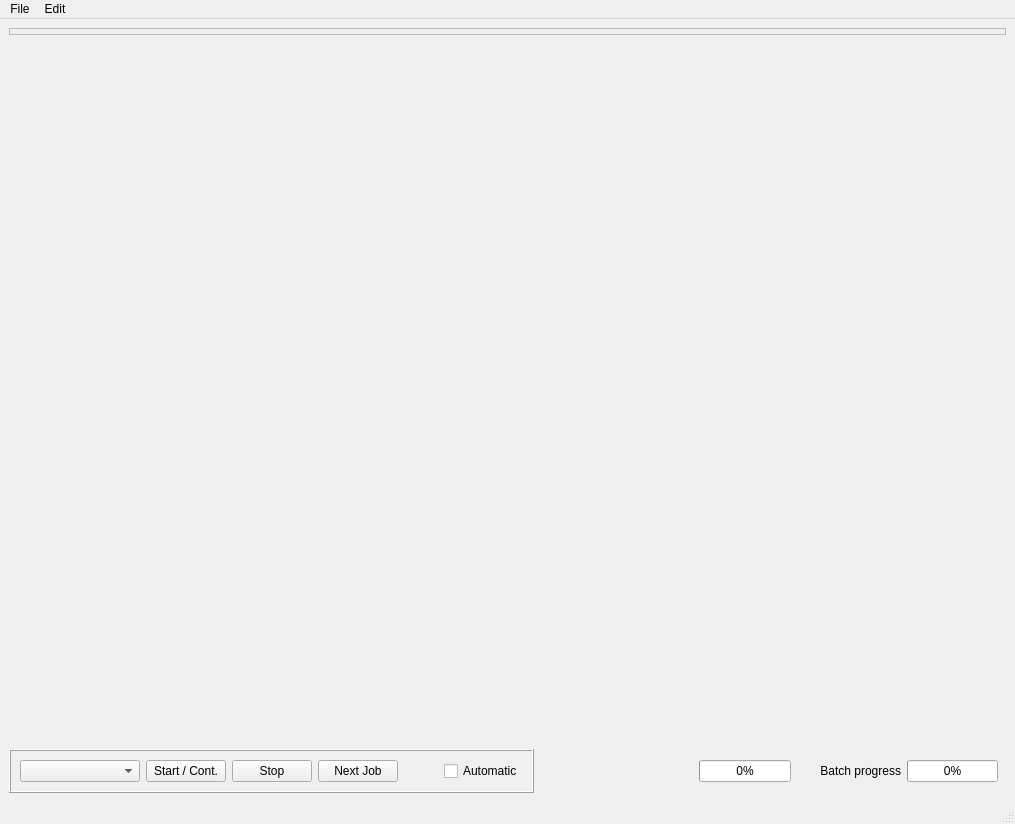
<?xml version="1.0" encoding="UTF-8"?>
<ui version="4.0">
 <class>MainWindow</class>
 <widget class="QMainWindow" name="MainWindow">
  <property name="geometry">
   <rect>
    <x>0</x>
    <y>0</y>
    <width>1015</width>
    <height>824</height>
   </rect>
  </property>
  <property name="windowTitle">
   <string>Planetary System Stacker</string>
  </property>
  <property name="locale">
   <locale language="English" country="UnitedStates"/>
  </property>
  <widget class="QWidget" name="centralwidget">
   <layout class="QVBoxLayout" name="verticalLayout_2" stretch="1,100,0">
    <item>
     <widget class="QFrame" name="frame">
      <property name="frameShape">
       <enum>QFrame::StyledPanel</enum>
      </property>
      <property name="frameShadow">
       <enum>QFrame::Raised</enum>
      </property>
     </widget>
    </item>
    <item>
     <spacer name="verticalSpacer">
      <property name="orientation">
       <enum>Qt::Vertical</enum>
      </property>
      <property name="sizeHint" stdset="0">
       <size>
        <width>20</width>
        <height>40</height>
       </size>
      </property>
     </spacer>
    </item>
    <item>
     <layout class="QHBoxLayout" name="tool_line" stretch="0,3,5,12,3,3,12,1">
      <item>
       <widget class="QFrame" name="control_area">
        <property name="sizePolicy">
         <sizepolicy hsizetype="Preferred" vsizetype="Fixed">
          <horstretch>0</horstretch>
          <verstretch>0</verstretch>
         </sizepolicy>
        </property>
        <property name="frameShape">
         <enum>QFrame::Box</enum>
        </property>
        <property name="frameShadow">
         <enum>QFrame::Raised</enum>
        </property>
        <layout class="QHBoxLayout" name="horizontalLayout_3" stretch="0,0,0,0,0,0">
         <property name="rightMargin">
          <number>9</number>
         </property>
         <item>
          <widget class="QComboBox" name="comboBox_back">
           <property name="minimumSize">
            <size>
             <width>120</width>
             <height>0</height>
            </size>
           </property>
           <property name="editable">
            <bool>false</bool>
           </property>
           <property name="currentText">
            <string/>
           </property>
           <property name="currentIndex">
            <number>-1</number>
           </property>
          </widget>
         </item>
         <item>
          <widget class="QPushButton" name="pushButton_start">
           <property name="text">
            <string>Start / Cont.</string>
           </property>
           <property name="icon">
            <iconset theme="SP_MediaPlay">
             <normaloff>C:/Python35/Lib/site-packages/pyqt5_tools</normaloff>C:/Python35/Lib/site-packages/pyqt5_tools</iconset>
           </property>
          </widget>
         </item>
         <item>
          <widget class="QPushButton" name="pushButton_stop">
           <property name="text">
            <string>Stop</string>
           </property>
          </widget>
         </item>
         <item>
          <widget class="QPushButton" name="pushButton_next_job">
           <property name="text">
            <string>Next Job</string>
           </property>
          </widget>
         </item>
         <item>
          <spacer name="horizontalSpacer_4">
           <property name="orientation">
            <enum>Qt::Horizontal</enum>
           </property>
           <property name="sizeHint" stdset="0">
            <size>
             <width>40</width>
             <height>20</height>
            </size>
           </property>
          </spacer>
         </item>
         <item>
          <widget class="QCheckBox" name="box_automatic">
           <property name="text">
            <string>Automatic</string>
           </property>
          </widget>
         </item>
        </layout>
       </widget>
      </item>
      <item>
       <spacer name="horizontalSpacer">
        <property name="orientation">
         <enum>Qt::Horizontal</enum>
        </property>
        <property name="sizeHint" stdset="0">
         <size>
          <width>40</width>
          <height>20</height>
         </size>
        </property>
       </spacer>
      </item>
      <item>
       <widget class="QLabel" name="label_current_progress">
        <property name="minimumSize">
         <size>
          <width>130</width>
          <height>0</height>
         </size>
        </property>
        <property name="text">
         <string/>
        </property>
        <property name="alignment">
         <set>Qt::AlignRight|Qt::AlignTrailing|Qt::AlignVCenter</set>
        </property>
       </widget>
      </item>
      <item>
       <widget class="QProgressBar" name="progressBar_current">
        <property name="value">
         <number>0</number>
        </property>
       </widget>
      </item>
      <item>
       <spacer name="horizontalSpacer_2">
        <property name="orientation">
         <enum>Qt::Horizontal</enum>
        </property>
        <property name="sizeHint" stdset="0">
         <size>
          <width>40</width>
          <height>20</height>
         </size>
        </property>
       </spacer>
      </item>
      <item>
       <widget class="QLabel" name="label_batch_progress">
        <property name="text">
         <string>Batch progress</string>
        </property>
        <property name="alignment">
         <set>Qt::AlignRight|Qt::AlignTrailing|Qt::AlignVCenter</set>
        </property>
       </widget>
      </item>
      <item>
       <widget class="QProgressBar" name="progressBar_batch">
        <property name="value">
         <number>0</number>
        </property>
       </widget>
      </item>
      <item>
       <spacer name="horizontalSpacer_3">
        <property name="orientation">
         <enum>Qt::Horizontal</enum>
        </property>
        <property name="sizeHint" stdset="0">
         <size>
          <width>40</width>
          <height>20</height>
         </size>
        </property>
       </spacer>
      </item>
     </layout>
    </item>
   </layout>
  </widget>
  <widget class="QMenuBar" name="menubar">
   <property name="geometry">
    <rect>
     <x>0</x>
     <y>0</y>
     <width>1015</width>
     <height>21</height>
    </rect>
   </property>
   <widget class="QMenu" name="menuFile">
    <property name="title">
     <string>File</string>
    </property>
    <addaction name="actionLoad_video_directory"/>
    <addaction name="separator"/>
    <addaction name="actionSave"/>
    <addaction name="actionSave_as"/>
    <addaction name="separator"/>
    <addaction name="actionLoad_config"/>
    <addaction name="actionSave_config"/>
    <addaction name="separator"/>
    <addaction name="actionLoad_postproc_config"/>
    <addaction name="actionSave_postproc_config"/>
    <addaction name="separator"/>
    <addaction name="actionQuit"/>
   </widget>
   <widget class="QMenu" name="menuEdit">
    <property name="title">
     <string>Edit</string>
    </property>
    <addaction name="actionEdit_configuration"/>
    <addaction name="actionEdit_postproc_config"/>
   </widget>
   <addaction name="menuFile"/>
   <addaction name="menuEdit"/>
  </widget>
  <widget class="QStatusBar" name="statusBar"/>
  <action name="actionLoad_video_directory">
   <property name="text">
    <string>Open</string>
   </property>
  </action>
  <action name="actionLoad_config">
   <property name="text">
    <string>Load stacking config</string>
   </property>
  </action>
  <action name="actionSave_config">
   <property name="text">
    <string>Save stacking config</string>
   </property>
  </action>
  <action name="actionLoad_postproc_config">
   <property name="text">
    <string>Load postproc config</string>
   </property>
  </action>
  <action name="actionSave_postproc_config">
   <property name="text">
    <string>Save postproc config</string>
   </property>
  </action>
  <action name="actionSave">
   <property name="text">
    <string>Save</string>
   </property>
  </action>
  <action name="actionSave_as">
   <property name="text">
    <string>Save as</string>
   </property>
  </action>
  <action name="actionQuit">
   <property name="text">
    <string>Quit</string>
   </property>
  </action>
  <action name="actionEdit_configuration">
   <property name="text">
    <string>Edit stacking config</string>
   </property>
  </action>
  <action name="actionEdit_postproc_config">
   <property name="text">
    <string>Edit postproc config</string>
   </property>
  </action>
 </widget>
 <resources/>
 <connections/>
</ui>
